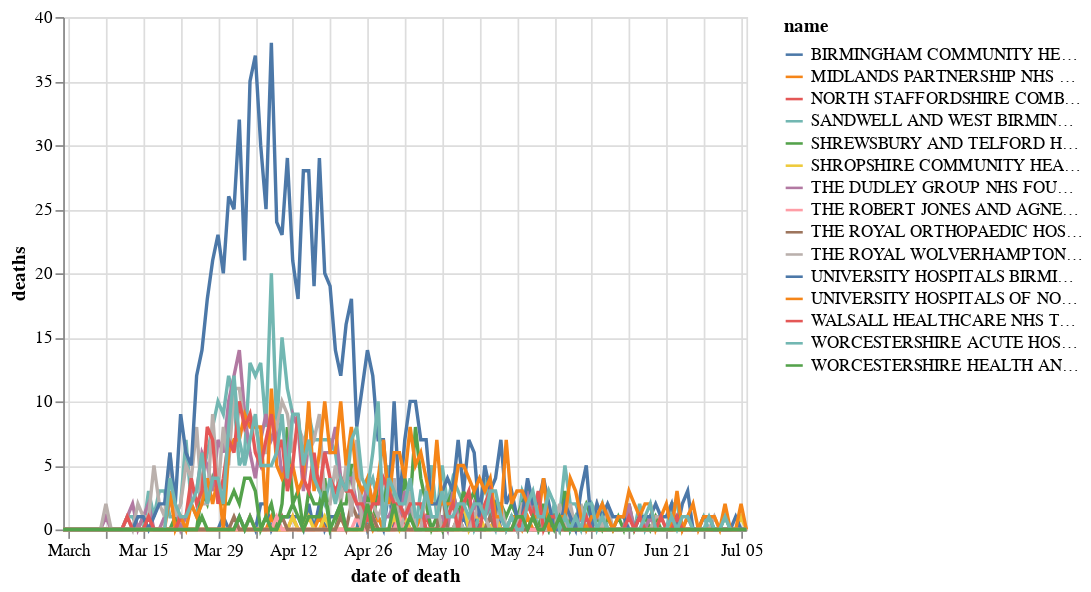

Notebook source saved alongside this figure:
### Markdown cell above
## Deaths on date died by trust

### Code cell
chart_doddbt = our_trusts.copy()

alt.Chart(chart_doddbt).mark_line().encode(
    x='date of death',
    y='deaths',
    color='name'
)

### Figure 1 — Vega-Lite specification as saved in the notebook (floating-point values rounded to 4 significant figures; data arrays with more than 128 entries replaced by an {"elided": "..."} marker saying what was removed)
{"config": {"view": {"continuousWidth": 400, "continuousHeight": 300}}, "data": {"name": "data-1faaa8ee69b06256bcd30fbe240537cd"}, "mark": "line", "encoding": {"color": {"type": "nominal", "field": "name"}, "x": {"type": "temporal", "field": "date of death"}, "y": {"type": "quantitative", "field": "deaths"}}, "$schema": "https://vega.github.io/schema/vega-lite/v4.8.1.json", "datasets": {"data-1faaa8ee69b06256bcd30fbe240537cd": {"elided": "1935 records"}}}
